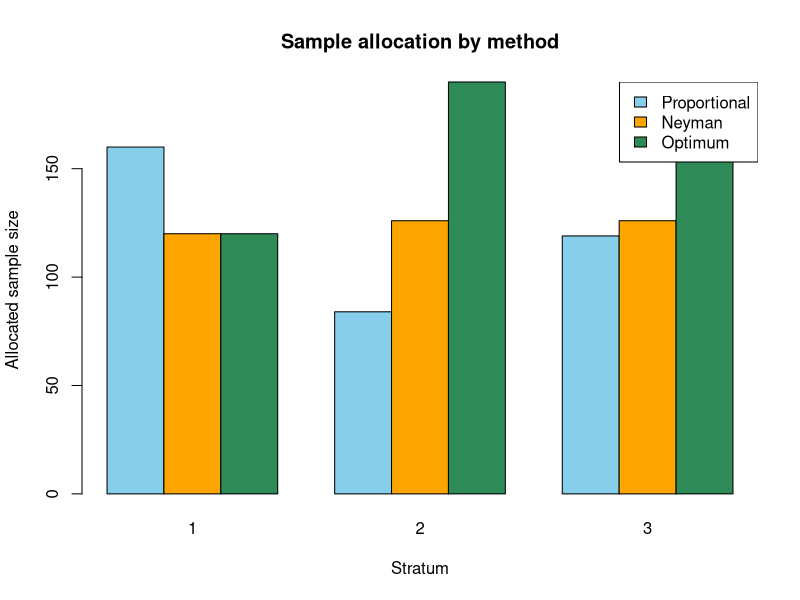

R code for this plot:
############################################################
# STRATIFIED SAMPLING: PROPORTIONAL, NEYMAN, OPTIMUM
# Example with 3 strata (replace numbers with your question)
############################################################

### 1. INPUT: population, variability, cost ################

# Population sizes in each stratum
Nh <- c(4000, 3000, 3000)       # N1, N2, N3
L  <- length(Nh)                # number of strata
N  <- sum(Nh)                   # total population size

# Standard deviations in each stratum (from pilot or past data)
Sh <- c(10, 20, 30)             # S1, S2, S3

# Cost per sampled unit in each stratum
ch <- c(1, 2, 3)                # c1, c2, c3

# Total desired sample size
n_total <- 400                  # choose as per question

# Stratum weights
Wh <- Nh / N                    # W_h = N_h / N

Nh; Sh; ch; N; Wh; n_total

############################################################
# 2. PROPORTIONAL ALLOCATION
#    nh ∝ N_h   i.e. nh = n * N_h / N
############################################################

nh_prop_raw <- n_total * Wh     # raw (may be non-integer)
nh_prop      <- round(nh_prop_raw)

# Adjust rounding so that sum(nh) = n_total
diff_prop <- n_total - sum(nh_prop)
if(diff_prop != 0){
  # simple adjustment: add/subtract the difference to the largest stratum
  idx <- which.max(nh_prop_raw)
  nh_prop[idx] <- nh_prop[idx] + diff_prop
}

nh_prop
sum(nh_prop)


############################################################
# 3. NEYMAN ALLOCATION
#    nh ∝ N_h * S_h
############################################################

num_neyman   <- Nh * Sh
nh_neyman_raw <- n_total * num_neyman / sum(num_neyman)
nh_neyman     <- round(nh_neyman_raw)

# Adjust to sum to n_total
diff_neyman <- n_total - sum(nh_neyman)
if(diff_neyman != 0){
  idx <- which.max(nh_neyman_raw)
  nh_neyman[idx] <- nh_neyman[idx] + diff_neyman
}

nh_neyman
sum(nh_neyman)


############################################################
# 4. OPTIMUM (COST) ALLOCATION
#    nh ∝ N_h * S_h / sqrt(c_h)
############################################################

num_opt       <- Nh * Sh / sqrt(ch)
nh_opt_raw    <- n_total * num_opt / sum(num_opt)
nh_opt        <- round(nh_opt_raw)

# Adjust to sum to n_total
diff_opt <- n_total - sum(nh_opt)
if(diff_opt != 0){
  idx <- which.max(nh_opt_raw)
  nh_opt[idx] <- nh_opt[idx] + diff_opt
}

nh_opt
sum(nh_opt)


############################################################
# 5. COMPARE ALLOCATIONS AND TOTAL COST
############################################################

# Put everything in one data.frame for your report
alloc_table <- data.frame(
  Stratum        = 1:L,
  Nh             = Nh,
  Sh             = Sh,
  ch             = ch,
  nh_Proportional = nh_prop,
  nh_Neyman       = nh_neyman,
  nh_Optimum      = nh_opt
)

alloc_table

# Total expected cost under each allocation
cost_prop   <- sum(ch * nh_prop)
cost_neyman <- sum(ch * nh_neyman)
cost_opt    <- sum(ch * nh_opt)

cost_prop
cost_neyman
cost_opt


############################################################
# 6. (OPTIONAL) ESTIMATE VARIANCE OF STRATIFIED MEAN
#    IGNORING FPC, Var(ȳ_st) ≈ Σ W_h^2 * S_h^2 / n_h
############################################################

var_strat <- function(nh_vec){
  sum((Wh^2) * (Sh^2) / nh_vec)
}

var_prop   <- var_strat(nh_prop)
var_neyman <- var_strat(nh_neyman)
var_opt    <- var_strat(nh_opt)

var_prop
var_neyman
var_opt
############################################################
# simple allocation plot
#
############################################################

# Convert to long format for plotting
alloc_long <- data.frame(
  Stratum = factor(rep(alloc_table$Stratum, 3)),
  Allocation = c(alloc_table$nh_Proportional,
                 alloc_table$nh_Neyman,
                 alloc_table$nh_Optimum),
  Method = factor(rep(c("Proportional", "Neyman", "Optimum"),
                      each = nrow(alloc_table)))
)

# Basic bar plot (base R)
barplot(
  height = t(matrix(alloc_long$Allocation,
                    nrow = 3, byrow = TRUE)),
  beside = TRUE,
  names.arg = alloc_table$Stratum,
  col = c("skyblue", "orange", "seagreen"),
  xlab = "Stratum",
  ylab = "Allocated sample size",
  main = "Sample allocation by method"
)
legend("topright",
       legend = c("Proportional", "Neyman", "Optimum"),
       fill   = c("skyblue", "orange", "seagreen"))
